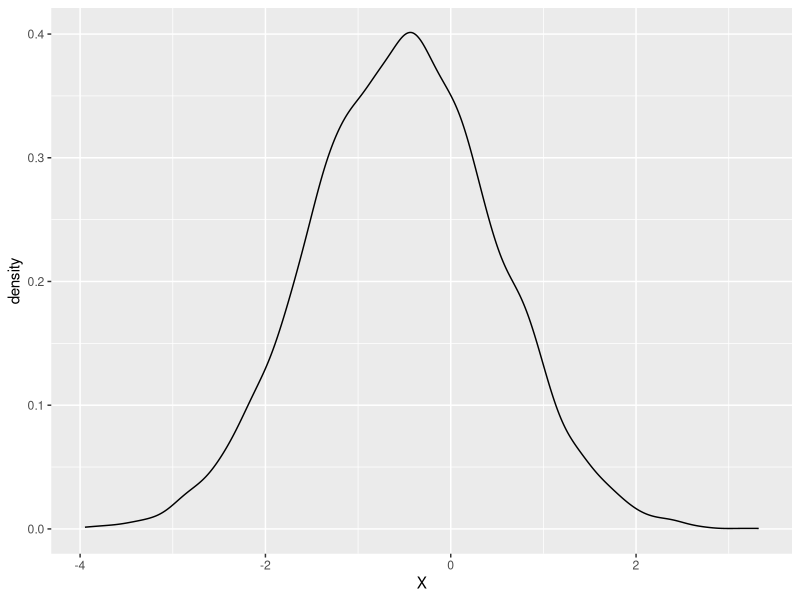
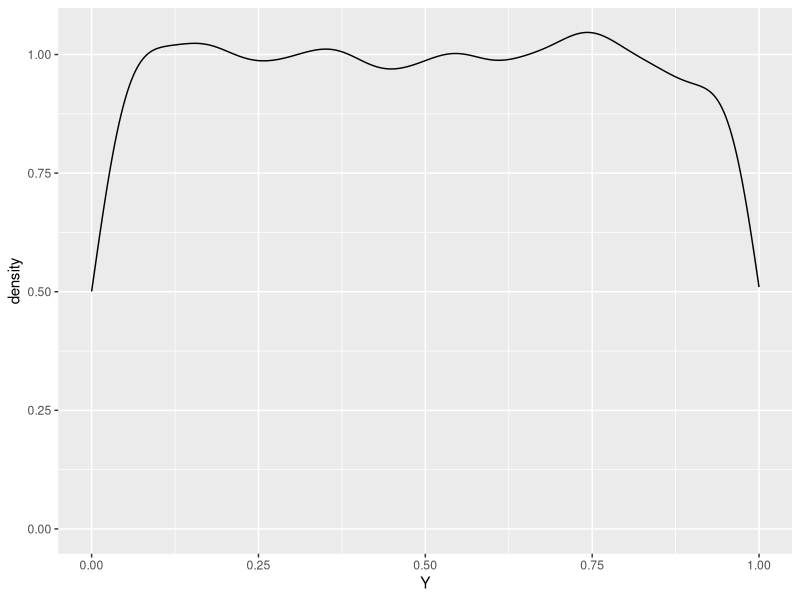
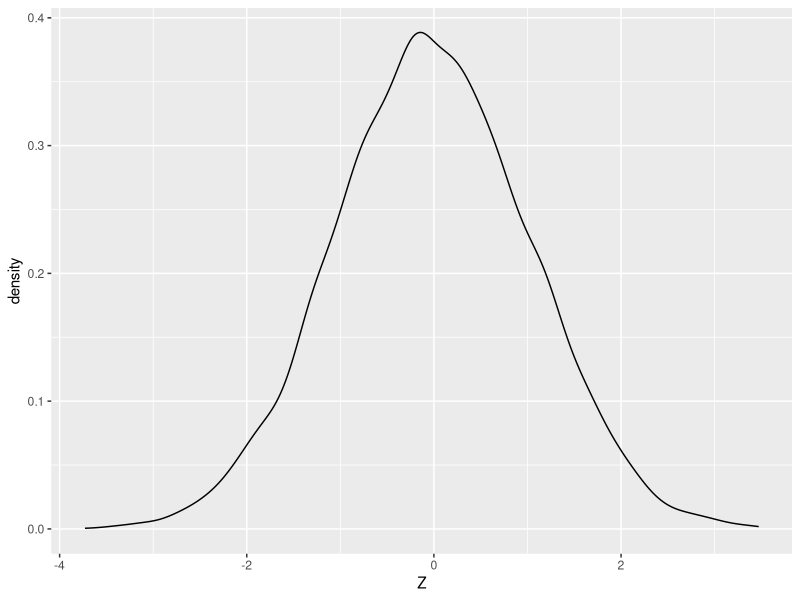

Here is the R script that generated these plots, in order:
## ---- chunk 1
knitr::opts_chunk$set(echo = TRUE)
library(tidyverse)
library(magrittr)
## ---- chunk 2
yap <- tibble(
  w = 1:1000,
  X = case_when(
    w %% 2 == 0 ~ 0,
    w %% 3 == 0 ~ 1,
    TRUE        ~ 2
  )
)
E <- yap %>% 
  summarize(mean = mean(X))

yap_pdf <- yap %>% 
  count(X) %>% 
  mutate(p = n/nrow(yap),
         fxx = p * X ) %>% 
  summarize(E = sum(fxx))

yap %$% {
  mean(X)
}

integrand <- function(x) {
  x*dexp(x,2)
}

integrate(integrand,0,999)

## ---- chunk 3
dgp <- function(n){
tibble(
  X = rnorm(n,-0.5,1),
  Y = runif(n),
  Z = X+Y
)
}

yeet <- dgp(10000)
d_e <- dgp(100000) %>% 
  summarize(EX = mean(X),
            EY = mean(Y),
            EZ = mean(Z)) #they are additive inverses
Density <- function(df, ...){
  df %>% 
    ggplot() +
    geom_density(aes(x=...))
}

Density(yeet, X)
Density(yeet, Y)
Density(yeet, Z)
